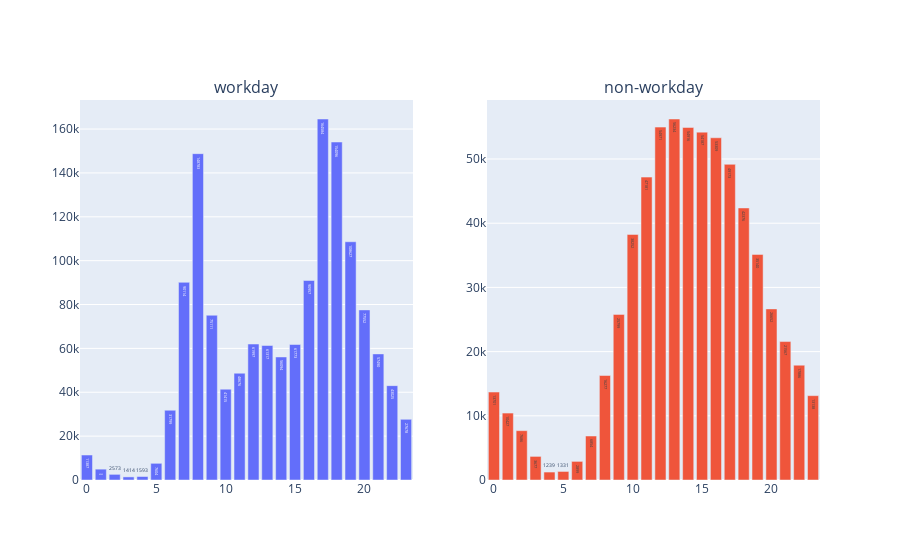

Notebook code cell kept with this figure:
### Code cell
visualize('hour')

### Figure 1 — Plotly figure (JSON) as saved in the notebook; plotly's stock layout.template omitted (floating-point values rounded to 4 significant figures)
{"data": [{"text": [11387, 4945, 2573, 1414, 1593, 7604, 31799, 90114, 148783, 75111, 41415, 48676, 61997, 61317, 56094, 61773, 90957, 164584, 154096, 108627, 77552, 57490, 43025, 27678], "textposition": "auto", "texttemplate": "%{text:.0f}", "type": "bar", "x": [0, 1, 2, 3, 4, 5, 6, 7, 8, 9, 10, 11, 12, 13, 14, 15, 16, 17, 18, 19, 20, 21, 22, 23], "xaxis": "x", "y": [11387, 4945, 2573, 1414, 1593, 7604, 31799, 90114, 148783, 75111, 41415, 48676, 61997, 61317, 56094, 61773, 90957, 164584, 154096, 108627, 77552, 57490, 43025, 27678], "yaxis": "y"}, {"text": [13701, 10427, 7686, 3677, 1239, 1331, 2899, 6854, 16277, 25799, 38252, 47181, 54971, 56234, 54916, 54187, 53309, 49173, 42376, 35140, 26652, 21567, 17886, 13138], "textposition": "auto", "texttemplate": "%{text:.0f}", "type": "bar", "x": [0, 1, 2, 3, 4, 5, 6, 7, 8, 9, 10, 11, 12, 13, 14, 15, 16, 17, 18, 19, 20, 21, 22, 23], "xaxis": "x2", "y": [13701, 10427, 7686, 3677, 1239, 1331, 2899, 6854, 16277, 25799, 38252, 47181, 54971, 56234, 54916, 54187, 53309, 49173, 42376, 35140, 26652, 21567, 17886, 13138], "yaxis": "y2"}], "layout": {"annotations": [{"font": {"size": 16}, "showarrow": false, "text": "workday", "x": 0.225, "xanchor": "center", "xref": "paper", "y": 1, "yanchor": "bottom", "yref": "paper"}, {"font": {"size": 16}, "showarrow": false, "text": "non-workday", "x": 0.775, "xanchor": "center", "xref": "paper", "y": 1, "yanchor": "bottom", "yref": "paper"}], "showlegend": false, "xaxis": {"anchor": "y", "domain": [0, 0.45]}, "xaxis2": {"anchor": "y2", "domain": [0.55, 1]}, "yaxis": {"anchor": "x", "domain": [0, 1]}, "yaxis2": {"anchor": "x2", "domain": [0, 1]}}}
